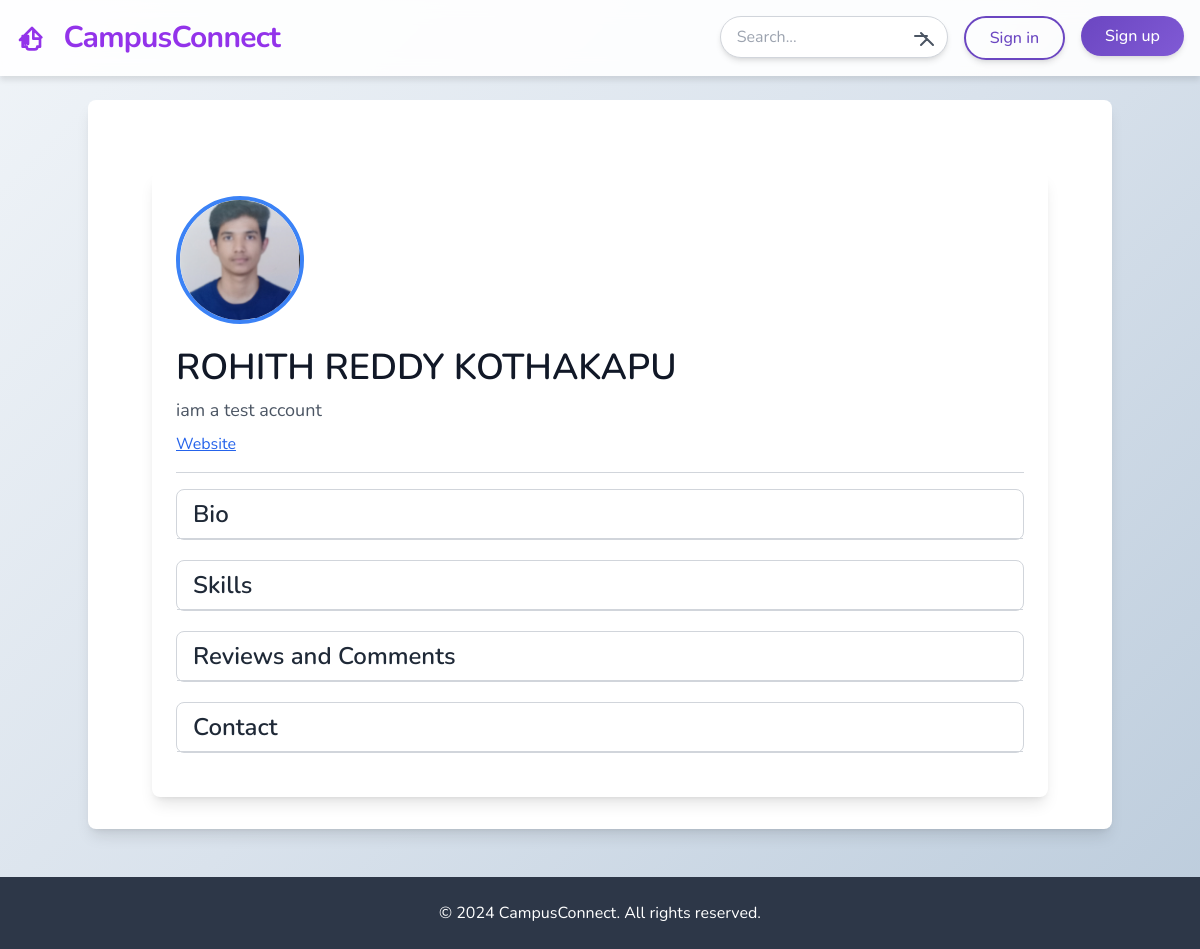
Before: /developer/1/ with the older database file.
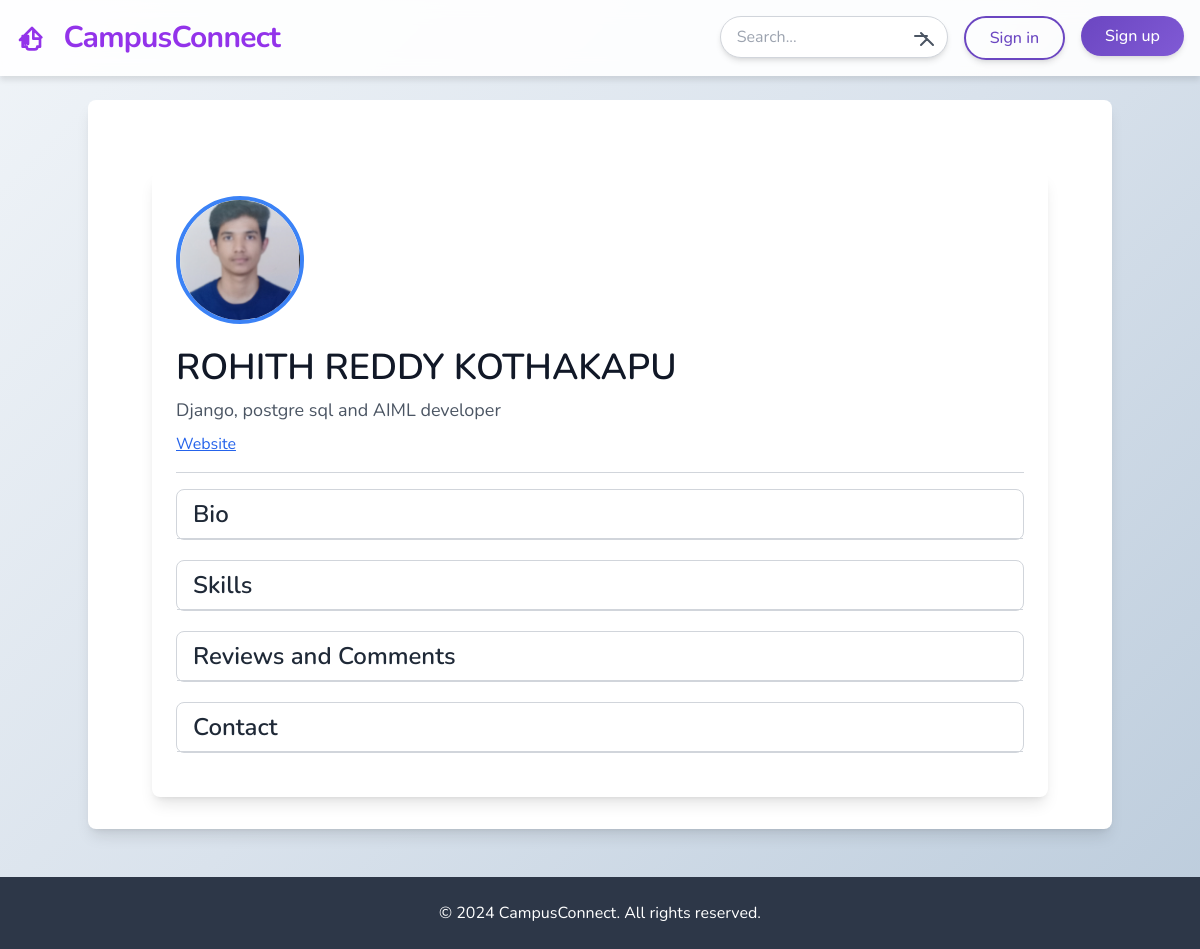
After: the same page with the newer database file.
### jobs/models.py (models this page shows, shortened)
class freelancer(models.Model):
    owner = models.ForeignKey(user,on_delete=models.CASCADE)
    name = models.CharField(max_length=50)
    tagline = models.CharField(max_length=100)
    bio = models.TextField(blank=True)
    website = models.URLField(blank=True)
    profile_pic = models.ImageField(upload_to='profiles/', blank=True)
    Skills = models.CharField(max_length=255, blank=True)
    Reviews = models.TextField(blank=True)
    Phone_number = models.CharField(max_length=20, blank=True)
    Email = models.EmailField(blank=True)

### jobs/views.py (the view)
# urls.py: path('developer/<int:pk>/',freelancerdetailview.as_view(), name='freelancer-detail'),
class freelancerdetailview(DetailView):
    model = freelancer
    def get_context_data(self, **kwargs):
        context = super().get_context_data(**kwargs)
        freelancer_obj = self.get_object()
        if isinstance(freelancer_obj.Skills, str):
            context['skills_list'] = [skill.strip() for skill in freelancer_obj.Skills.split(',')]
        else:
            context['skills_list'] = []
        try:
            context['reviews_list'] = json.loads(freelancer_obj.Reviews)
        except json.JSONDecodeError:
            context['reviews_list'] = []
        return context

### jobs/templates/jobs/freelancer_detail.html (shortened to what this page needs)
{% extends 'jobs/_base.html' %}
{% block content %}
<div class="max-w-4xl mx-auto mt-10 p-6 bg-white shadow-lg rounded-lg space-y-6">
    <div class="flex-shrink-0">
        {% if object.profile_pic %}
            <img class="w-32 h-32 border-4 border-blue-500 rounded-full object-cover" src="{{ object.profile_pic.url }}" alt="Profile pic">
        {% endif %}
    </div>
    <div class="flex-grow">
        <h1 class="text-4xl font-semibold text-gray-900">{{ object.name }}</h1>
        <p class="text-lg text-gray-600 my-2">{{ object.tagline }}</p>
        {% if object.website %}
            <p><a class="text-blue-600 underline" target="_blank" href="{{ object.website }}" alt="dev website">Website</a></p>
        {% else %}
            <p class="text-gray-600">No website</p>
        {% endif %}
        <hr class="my-4 border-gray-300">
        <div class="collapsible border border-gray-300 rounded-lg">
            <h2 class="text-2xl font-semibold text-gray-800 section-toggle cursor-pointer px-4 py-2 border-b border-gray-300">Bio</h2>
        </div>
        <div class="collapsible border border-gray-300 rounded-lg">
            <h2 class="text-2xl font-semibold text-gray-800 section-toggle cursor-pointer px-4 py-2 border-b border-gray-300">Skills</h2>
        </div>
        <div class="collapsible border border-gray-300 rounded-lg">
            <h2 class="text-2xl font-semibold text-gray-800 section-toggle cursor-pointer px-4 py-2 border-b border-gray-300">Reviews and Comments</h2>
        </div>
        <div class="collapsible border border-gray-300 rounded-lg">
            <h2 class="text-2xl font-semibold text-gray-800 section-toggle cursor-pointer px-4 py-2 border-b border-gray-300">Contact</h2>
        </div>
    </div>
</div>
{% endblock content %}

Changed rows visible on the page:
changed freelancer "ROHITH REDDY KOTHAKAPU": tagline "iam a test account" → "Django, postgre sql and AIML developer"
